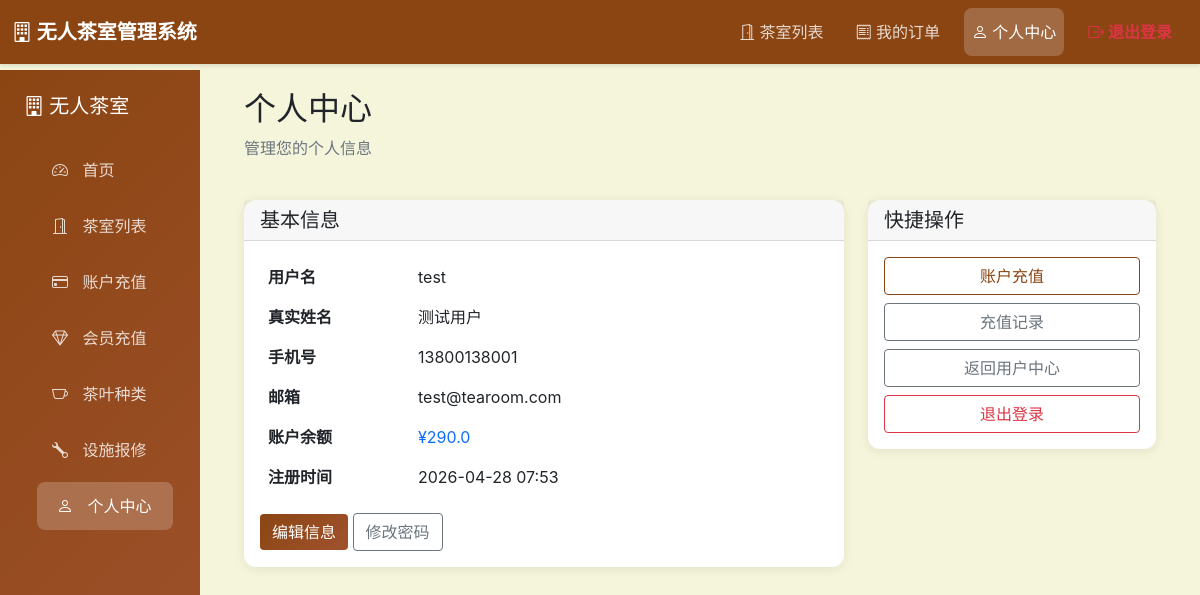
The app's page /user/profile (signed in) with its own data.
### models.py (models this page shows, shortened)
class User(db.Model):
    __tablename__ = 'users'
    id = db.Column(db.Integer, primary_key=True)
    username = db.Column(db.String(80), unique=True, nullable=False, index=True)
    password_hash = db.Column(db.String(255), nullable=False)
    phone = db.Column(db.String(20), unique=True, nullable=False, index=True)
    real_name = db.Column(db.String(50), nullable=False)
    email = db.Column(db.String(120), unique=True)
    is_admin = db.Column(db.Boolean, default=False)
    is_active = db.Column(db.Boolean, default=True)
    balance = db.Column(db.Float, default=0.0)
    is_member = db.Column(db.Boolean, default=False)
    member_level = db.Column(db.Integer, default=1)
    member_expires_at = db.Column(db.DateTime)
    total_consumption = db.Column(db.Float, default=0.0)
    created_at = db.Column(db.DateTime, default=datetime.utcnow)
    updated_at = db.Column(db.DateTime, default=datetime.utcnow, onupdate=datetime.utcnow)
    orders = db.relationship('Order', backref='user', lazy=True, cascade='all, delete-orphan')
    bookings = db.relationship('Booking', backref='user', lazy=True, cascade='all, delete-orphan')

### routes/user.py (the view)
@user_bp.route('/user/profile')
@user_required
def profile():
    user = User.query.get(session['user_id'])
    return render_template('user/profile.html', user=user)

### routes/user.py (called while the page is built)
def user_required(f):
    @wraps(f)
    def decorated_function(*args, **kwargs):
        if 'user_id' not in session:
            flash('请先登录', 'error')
            return redirect(url_for('user_frontend.login'))
        return f(*args, **kwargs)
    return decorated_function

### templates/user/profile.html (shortened to what this page needs)
{% extends "admin/base.html" %}
{% block content %}
<div class="container">
    <div class="row mb-4">
        <div class="col-12">
            <h2>个人中心</h2>
            <p class="text-muted">管理您的个人信息</p>
        </div>
    </div>
    <div class="row">
        <div class="col-md-8">
            <div class="card">
                <div class="card-header">
                    <h5 class="mb-0">基本信息</h5>
                </div>
                <div class="card-body">
                    <table class="table table-borderless">
                        <tr>
                            <td width="150"><strong>用户名</strong></td>
                            <td>{{ user.username }}</td>
                        </tr>
                        <tr>
                            <td><strong>真实姓名</strong></td>
                            <td>{{ user.real_name }}</td>
                        </tr>
                        <tr>
                            <td><strong>手机号</strong></td>
                            <td>{{ user.phone }}</td>
                        </tr>
                        <tr>
                            <td><strong>邮箱</strong></td>
                            <td>{{ user.email or '未设置' }}</td>
                        </tr>
                        <tr>
                            <td><strong>账户余额</strong></td>
                            <td class="text-primary">¥{{ user.balance|round(2) }}</td>
                        </tr>
                        <tr>
                            <td><strong>注册时间</strong></td>
                            <td>{{ user.created_at.strftime('%Y-%m-%d %H:%M') if user.created_at else '-' }}</td>
                        </tr>
                    </table>
                    <div class="mt-3">
                        <a href="/user/profile/edit" class="btn btn-primary">编辑信息</a>
                        <a href="/user/change-password" class="btn btn-outline-secondary">修改密码</a>
                    </div>
                </div>
            </div>
        </div>
        <div class="col-md-4">
            <div class="card">
                <div class="card-header">
                    <h5 class="mb-0">快捷操作</h5>
                </div>
                <div class="card-body">
                    <div class="d-grid gap-2">
                        <a href="/user/recharge" class="btn btn-outline-primary">账户充值</a>
                        <a href="/user/recharge-records" class="btn btn-outline-secondary">充值记录</a>
                        <a href="/user" class="btn btn-outline-secondary">返回用户中心</a>
                        <a href="/user/logout" class="btn btn-outline-danger">退出登录</a>
                    </div>
                </div>
            </div>
        </div>
    </div>
</div>
{% endblock %}

### templates/admin/base.html (style rules this page uses)
:root { --primary-color: #8B4513; --secondary-color: #D2B48C; --accent-color: #A0522D; --light-color: #F5F5DC; --dark-color: #3E2723; --success-color: #2E7D32; --danger-color: #C62828; --warning-color: #FFA000; --info-color: #0288D1; }
body { font-family: -apple-system, BlinkMacSystemFont, 'Segoe UI', Roboto, 'Helvetica Neue', Arial, sans-serif; background-color: var(--light-color); padding-top: 70px; transition: all 0.3s ease; }
.card { border: none; border-radius: 12px; box-shadow: 0 2px 12px rgba(0, 0, 0, 0.08); margin-bottom: 20px; transition: transform 0.3s ease, box-shadow 0.3s ease; }
.btn-primary { background: linear-gradient(135deg, var(--primary-color) 0%, var(--accent-color) 100%); border: none; transition: all 0.3s ease; }
.btn-outline-primary { color: var(--primary-color); border-color: var(--primary-color); transition: all 0.3s ease; }
.table { background: white; border-radius: 12px; overflow: hidden; }
.gap-2 { gap: 0.5rem; }

### records on screen
User: username "test", real_name "测试用户", phone "13800138001", email "test@tearoom.com", balance "290.0", created_at "2026-04-28 07:53"
